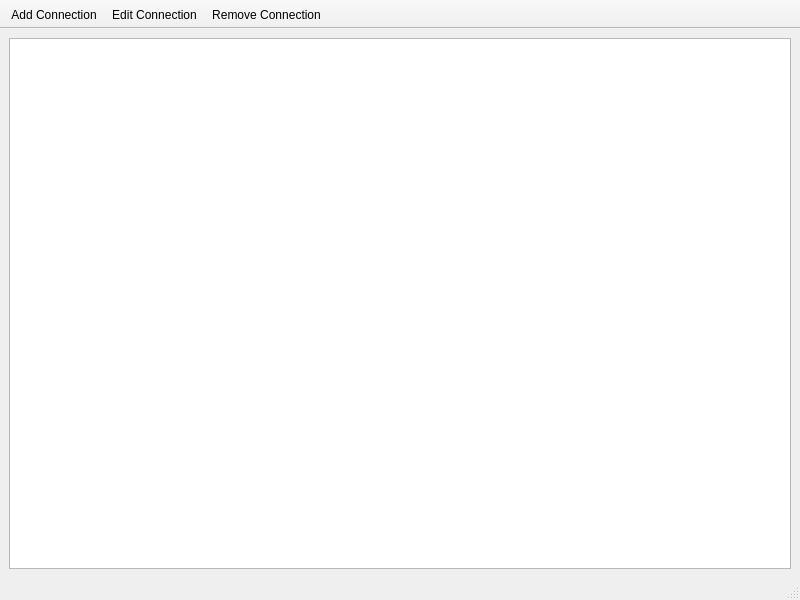
<?xml version="1.0" encoding="UTF-8"?>
<ui version="4.0">
 <class>main_window</class>
 <widget class="QMainWindow" name="main_window">
  <property name="geometry">
   <rect>
    <x>0</x>
    <y>0</y>
    <width>800</width>
    <height>600</height>
   </rect>
  </property>
  <property name="windowTitle">
   <string>OpenVPN Client</string>
  </property>
  <widget class="QWidget" name="central_widget">
   <property name="statusTip">
    <string/>
   </property>
   <layout class="QGridLayout" name="gridLayout">
    <item row="0" column="0">
     <layout class="QGridLayout" name="gridLayout_2">
      <item row="0" column="0">
       <widget class="QTableWidget" name="tableWidget"/>
      </item>
     </layout>
    </item>
   </layout>
  </widget>
  <widget class="QStatusBar" name="status_bar">
   <property name="statusTip">
    <string extracomment="No VPN connection"/>
   </property>
  </widget>
  <widget class="QToolBar" name="tool_bar">
   <property name="windowTitle">
    <string>toolBar</string>
   </property>
   <property name="movable">
    <bool>false</bool>
   </property>
   <property name="toolButtonStyle">
    <enum>Qt::ToolButtonTextOnly</enum>
   </property>
   <property name="floatable">
    <bool>false</bool>
   </property>
   <attribute name="toolBarArea">
    <enum>TopToolBarArea</enum>
   </attribute>
   <attribute name="toolBarBreak">
    <bool>false</bool>
   </attribute>
   <addaction name="action_add_conn"/>
   <addaction name="action_edit_conn"/>
   <addaction name="action_remove_conn"/>
  </widget>
  <action name="action_add_conn">
   <property name="text">
    <string>Add Connection</string>
   </property>
  </action>
  <action name="action_edit_conn">
   <property name="text">
    <string>Edit Connection</string>
   </property>
  </action>
  <action name="action_remove_conn">
   <property name="text">
    <string>Remove Connection</string>
   </property>
  </action>
 </widget>
 <resources/>
 <connections/>
</ui>
